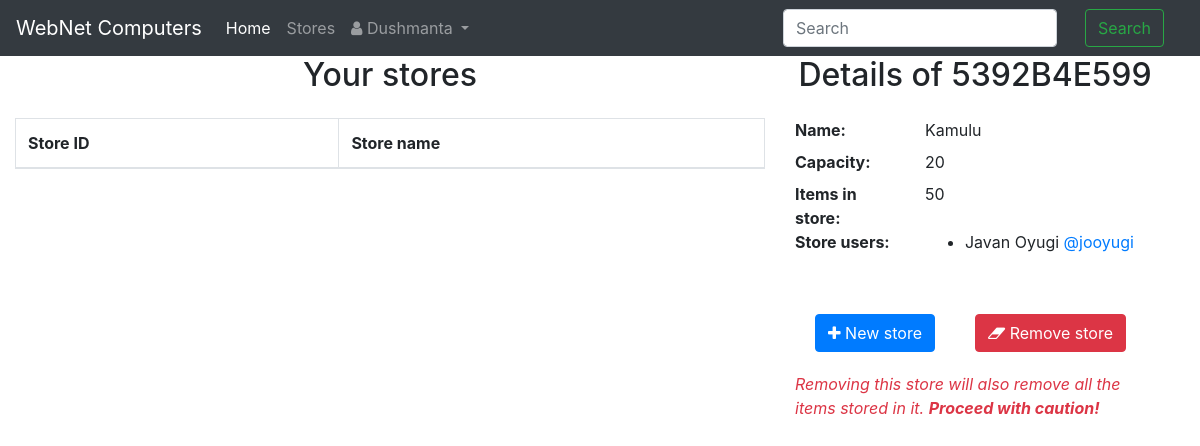
The app's page /store/5392B4E599/details/ (signed in) with its own data.
### accounts/models.py (models this page shows)
class Employee(AbstractUser):
        has_access=models.BooleanField(default=True)

### store/models.py (models this page shows, shortened)
class Store(models.Model):
    name = models.CharField(max_length=30, unique=True,verbose_name="Store name")
    capacity = models.IntegerField(default=0, verbose_name="Capacity")
    number_of_items = models.IntegerField(default=0)
    manager = models.ForeignKey(
        Employee, on_delete=models.CASCADE, related_name="Manager")
    store_id = models.CharField(max_length=10,
                                primary_key=True, null=False)
    store_users = models.ManyToManyField(Employee)

### store/views.py (the view)
class StoreDetailView(LoginRequiredMixin, DetailView):
    model = Store
    template_name = "store/details.html"
    def get_context_data(self, **kwargs):
        employee = Employee.objects.get(username=self.request.user.username)
        context = super(StoreDetailView, self).get_context_data(**kwargs)
        context["object_list"] = self.model.objects.filter(
            store_users=employee)
        return context

### templates/store/details.html (shortened to what this page needs)
{% extends "./index.html" %}
{% block sidebar %}
<div class="details">
    <h2 style="text-align: center" class="mb-4">Details of {{store.store_id}}</h2>
    <dl class="row">
        <dt class="col-sm-4">Name:
        <dd class="col-sm-8">
            {{store.name}}
        </dd>
        </dt>
        <dt class="col-sm-4">Capacity:
        <dd class="col-sm-8">
            {{store.capacity}}
        </dd>
        </dt>
        <dt class="col-sm-4">Items in store:
        <dd class="col-sm-8">
            {{store.number_of_items}}
        </dd>
        </dt>
        <dt class="col-sm-4">Store users:
        <dd class="col-sm-8">
            <ul>
                {% for user in store.store_users.values_list.values %}
                <li>{{user.first_name}} {{user.last_name}} <a
                        href="{%url 'accounts:profile' pk=user.id%}">@{{user.username}}</a></li>
                {% endfor %}
            </ul>
        </dd>
        </dt>
    </dl>
    <div class="btn-group" role="group" aria-label="Button group">
        <a href="{%url 'store:create'%}">
            <button class="btn btn-primary">
                <span class="fa fa-plus" aria-hidden="true"></span>
                New store
            </button>
        </a>
        <div>
            <form id="item-delete" method="POST" action="{%url 'store:delete' pk=store.store_id%}">
                <button type="submit" class="btn btn-danger">
                    <span class="fa fa-eraser" aria-hidden="true"></span>
                    Remove store
                </button>
            </form>
        </div>
    </div>
    <div class="text-danger">
        <i>
            Removing this store will also remove all the items stored in it.
            <strong>Proceed with caution!</strong>
        </i>
    </div>
</div>
{% endblock sidebar %}

### templates/header.html (shortened to what this page needs)
<nav class="navbar navbar-expand-sm navbar-dark bg-dark">
    <a class="navbar-brand" href="{%url 'item:index'%}">WebNet Computers</a>
    <div class="collapse navbar-collapse" id="collapsibleNavId">
        <ul class="navbar-nav mr-auto mt-2 mt-lg-0">
            <li class="nav-item active">
                <a class="nav-link" href="{%url 'item:index'%}">Home<span class="sr-only">(current)</span></a>
            </li>
            <li class="nav-item">
                <a class="nav-link" href="{%url 'store:list'%}">
                    Stores
                </a>
            </li>
            <li class="dropdown">
                <a class="nav-link dropdown-toggle" href="#" id="dropdownId" data-toggle="dropdown" aria-haspopup="true"
                    aria-expanded="false">
                    <span class="fa fa-user" aria-hidden="true"></span>
                    {{user.first_name}}
                </a>
            </li>
        </ul>
        <form class="form-inline my-2 my-lg-0" method="GET" id="search-form" data-url="{%url 'item:search'%}"
            action="{%url 'item:search'%}">
            <input class="form-control mr-sm-2" name="query" id="item" type="text" placeholder="Search">
            <button class="btn btn-outline-success my-2 my-sm-0" id="search-btn" type="submit">Search</button>
        </form>
    </div>
</nav>

### templates/store/details.html (style rules this page uses)
button { margin: 20px; }

### records on screen
Employee: first_name "Dushmanta"
Store: store_id "5392B4E599", name "Kamulu", capacity "20", number_of_items "50"
Employee: first_name "Javan", last_name "Oyugi", username "jooyugi"
